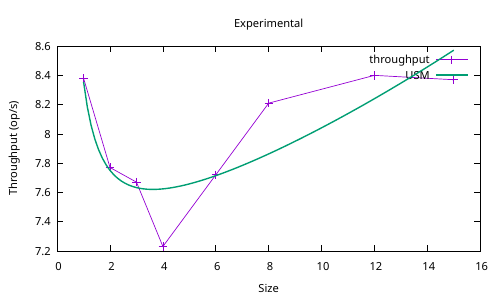

Source code (gnuplot):
set terminal pdf
set output 'siegeThroughputConcurrent.pdf'

set title 'Experimental'
set xlabel 'Size'
set ylabel 'Throughput (op/s)'
# use the first and second columns from the file throughput.dat
# $1 is a reference to the 1st column

Lambda=8.3548772418
Delta=1.1842033707
Kappa=-0.0140896120

S(N) = (Lambda*N) / (1 + Delta*(N - 1) + Kappa*N*(N - 1))

plot 'siegeThroughputConcurrent.csv' using 1:2 title "throughput" with linespoints, \
    S(x) with lines lw 2 title "USM"
